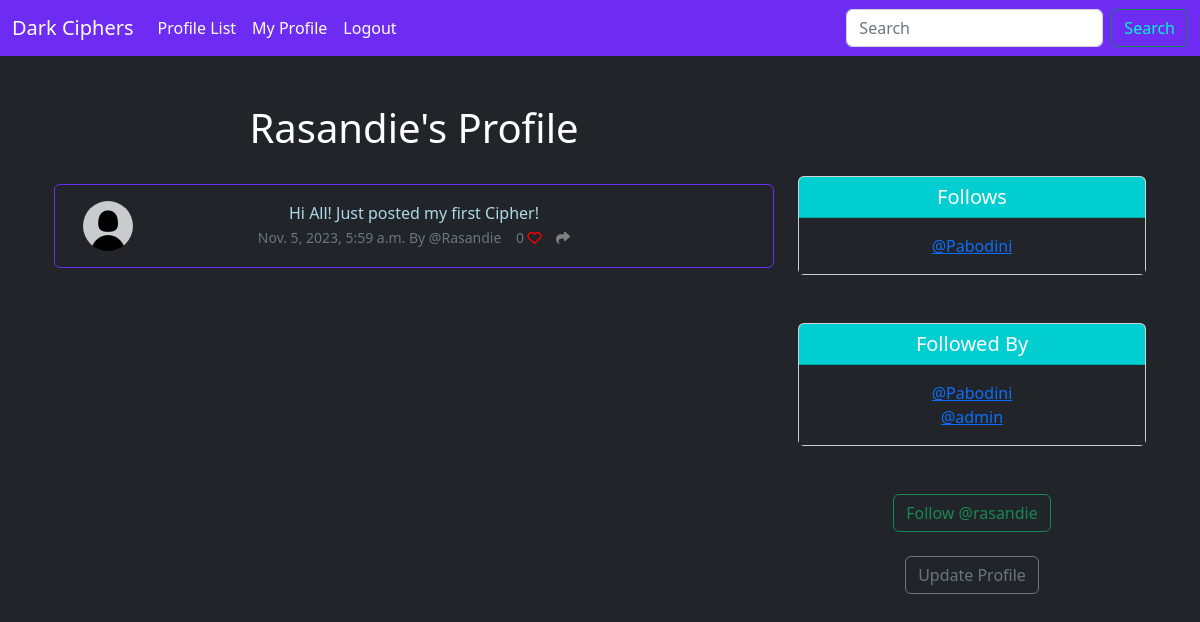
The page /profile/8 (signed in) on the database as committed earlier.
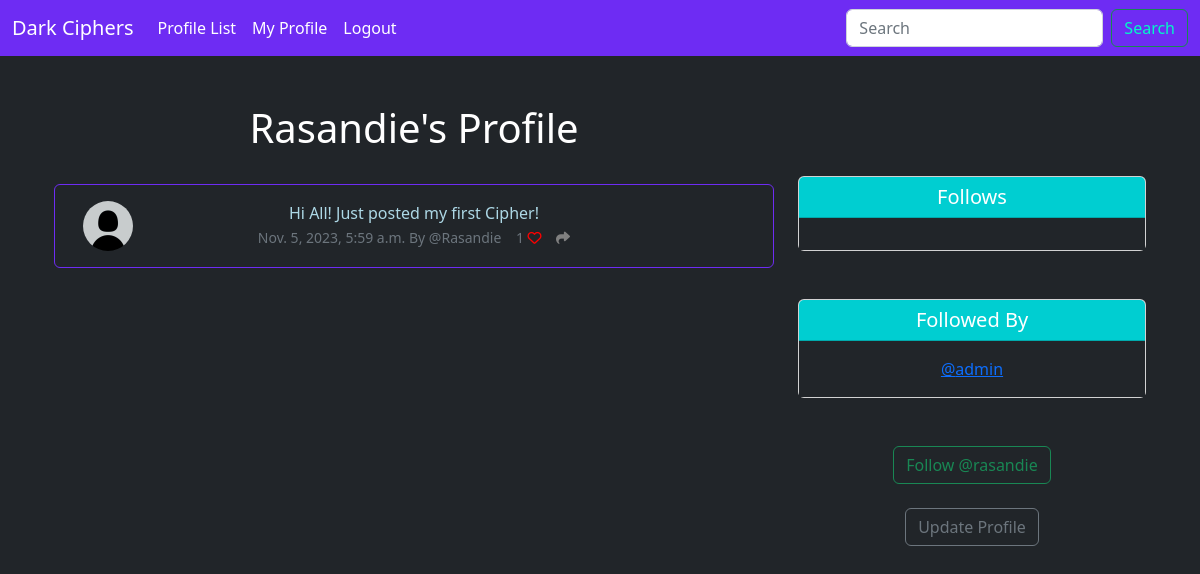
The same page on the database as committed later.
### musker/models.py (models this page shows, shortened)
class Ciphers(models.Model):
    user = models.ForeignKey(
        User, related_name="ciphers",
        on_delete = models.DO_NOTHING
    )
    body = models.CharField(max_length=200)
    created_at = models.DateTimeField(auto_now_add=True)
    likes = models.ManyToManyField(User, related_name = "cipher_like", blank = True)
    def number_of_likes(self):
        return self.likes.count()

class Profile(models.Model):
    user = models.OneToOneField(User, on_delete=models.CASCADE)  # Cascade is used to delete everything underneath
    follows = models.ManyToManyField("self",
                                     related_name="Followed_by",
                                     symmetrical=False,  # Users dont HAVE to always follow each other.
                                     blank=True)  # You dont have to always follow someone
    date_modified = models.DateTimeField(User, auto_now=True)
    profile_image = models.ImageField(null = True, blank = True, upload_to = "images/")
    def __str__(self):
        return self.user.username

### musker/views.py (the view, shortened to what this page needs)
# urls.py: path('profile/<int:pk>', views.profile, name='profile'),
def profile(request, pk):
    if request.user.is_authenticated:
        profile = Profile.objects.get(user_id=pk)
        ciphers = Ciphers.objects.filter(user_id=pk).order_by("-created_at")
        return render(request, "profile.html", {"profile": profile, "ciphers": ciphers})
    else:
        messages.success(request, ("You Must Be Logged In to View This Page..."))
        return redirect('home')

### musker/templates/profile.html (shortened to what this page needs)
{% extends 'base.html' %}
{% load static %}
{% block content %}
{% if profile %}
   <div class ="container text-center">
       <div class="row">
           <div class="col-8"> <h1>{{ profile.user.username }}'s Profile</h1>
               <br/>
               {% if ciphers %}
                {% for cipher in ciphers %}
            <div class ="alert alert-primary" role="alert">
    <div class = "container">
        <div class ="row">
            <div class = "col-1">
                {% if profile.profile_image %}
                    <img src="{{profile.profile_image.url}}"
                    width=50  height=50 class = "rounded-circle" alt = {{profile.user.username}} >
                {% else %}
                <img src = "{% static 'images/default_pic.jpg' %}"
                width=50  height=50 class = "rounded-circle" alt = {{profile.user.username}}>
                {% endif%}
            </div>
            <div class = "col-10">
                            {{ cipher.body }} <br/>
                            <small class = "text-muted">
                                {{ cipher.created_at}} By
                                @{{ cipher.user.username}}
                                {{cipher.number_of_likes}}
                                {% if user in cipher.likes.all %}
                                <a href ="{%url 'cipher_like' cipher.id %}">
                                    <i class="fa-solid fa-heart" style="color: red"></i></a>
                                {% else %}
                                 <a href ="{%url 'cipher_like' cipher.id %}">
                                    <i class="fa fa-heart-o" style="color: red"></i></a>
                                 {% endif %}
      <a href="{% url 'cipher_share' cipher.id %}"><i class="fa-solid fa-share" style="color: gray"></i></a>
                            </small>
                        </div></small>
            </div>
        </div>
    </div>
               {% endfor %}
               {% endif %}
           </div>
           <div class="col-4">
               <br/><br/><br/>
               <div class="card">
  <h5 class="card-header" style="background-color: #00CED1; color: #ffffff;">Follows</h5>
  <div class="card-body" style="background-color: #212529;">
    <p class="card-text" >           {% for following in profile.follows.all %}
               <a href="{% url 'profile' following.user.id %}">@{{ following }}</a><br/>
           {% endfor %}</p>
  </div>
</div> <br/><br/>
           <div class="card">
  <h5 class="card-header" style="background-color: #00CED1; color: #ffffff;">Followed By</h5>
  <div class="card-body"style="background-color: #212529;">
    <p class="card-text">  {% for following in profile.Followed_by.all %}
               <a href="{% url 'profile' following.user.id %}">@{{ following }}</a><br/>
           {% endfor %}
    </p>
  </div>
</div>
<br/><br/>
<form method = POST>
{% if profile in user.profile.follows.all %}
    <button class = "btn btn-outline-danger" name="follow" value ="unfollow" type="submit">Unfollow @{{ profile.user.username|lower }}
    </button>
{% else %}
    <button class = "btn btn-outline-success" name="follow" value ="follow" type="submit">Follow @{{ profile.user.username|lower }}
    </button>
{% endif %}
</form>
<br/>
{% if request.user.id == profile.user.id %}
  <a href="{% url 'update_user' %}" class="btn btn-outline-secondary"> Update Profile</a>
 {% endif%}
           </div>
       </div>
   </div>
{% endif %}
{% endblock %}

Rows that differ between the two databases and show on the page:
removed Profile: user.username "Pabodini"
computed for Ciphers "Hi All! Just posted my first Cipher!": number_of_likes "0" → "1"
